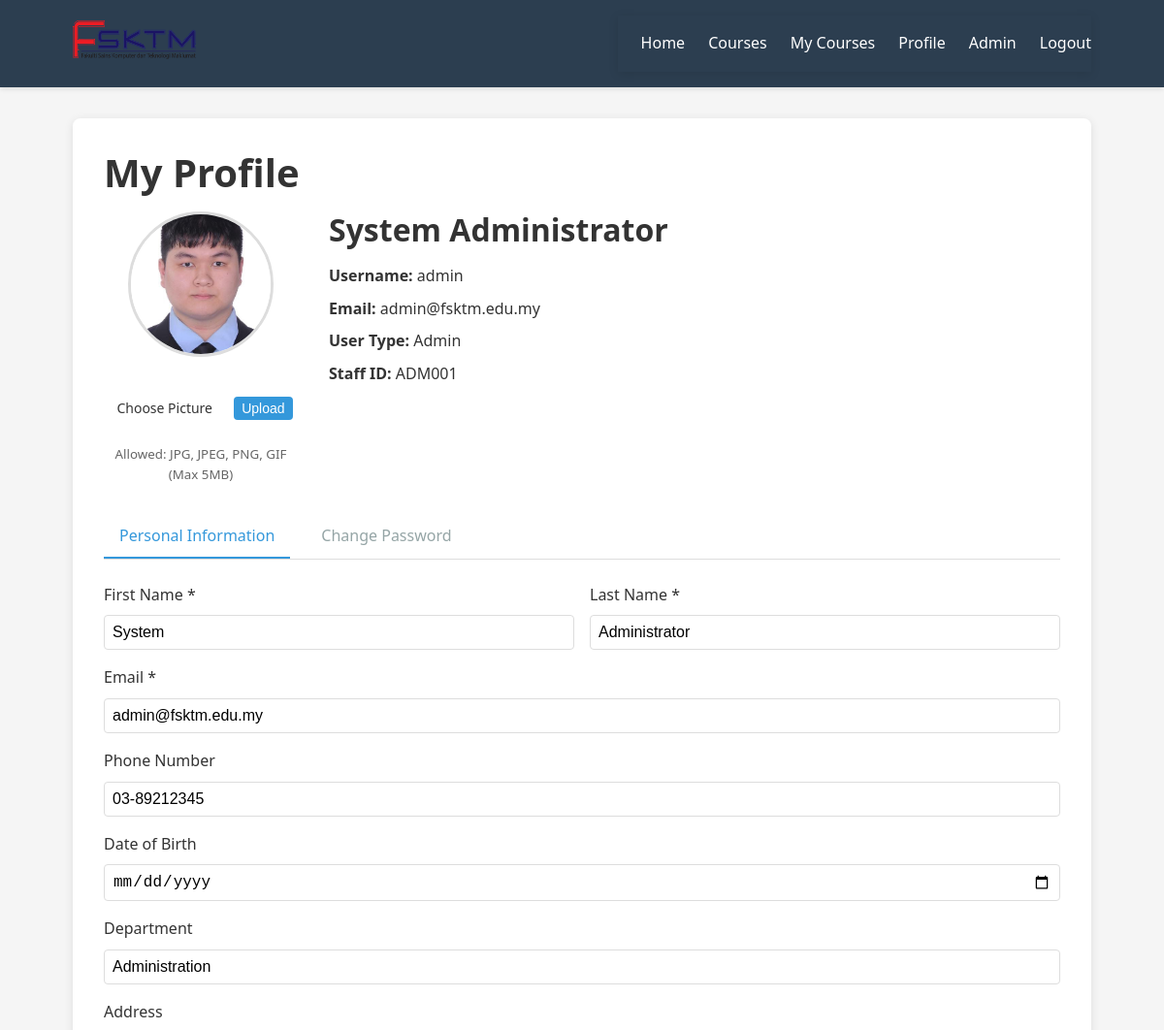
Page /pages/profile.php (signed in, upper part) on the earlier database version.
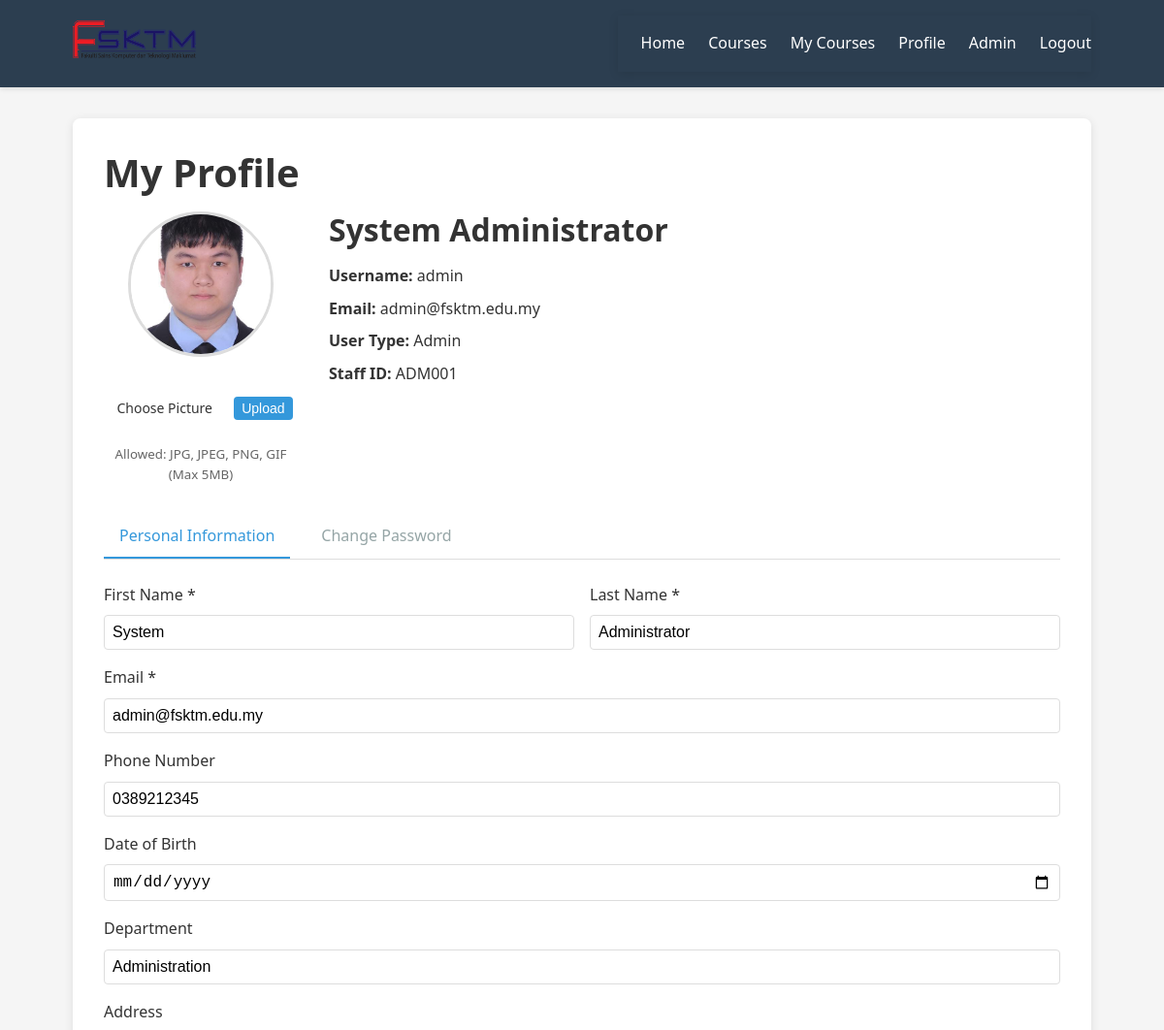
Same page on the later database version.
### tables this page shows
CREATE TABLE `users` (
  `user_id` int(11) NOT NULL,
  `username` varchar(50) NOT NULL,
  `email` varchar(100) NOT NULL,
  `password` varchar(255) NOT NULL,
  `first_name` varchar(50) NOT NULL,
  `last_name` varchar(50) NOT NULL,
  `user_type` enum('student','lecturer','admin') DEFAULT 'student',
  `profile_picture` varchar(255) DEFAULT 'default-avatar.png',
  `phone` varchar(20) DEFAULT NULL,
  `date_of_birth` date DEFAULT NULL,
  `student_id` varchar(20) DEFAULT NULL,
  `staff_id` varchar(20) DEFAULT NULL,
  `address` text DEFAULT NULL,
  `department` varchar(100) DEFAULT NULL,
  `created_at` timestamp NOT NULL DEFAULT current_timestamp(),
  `updated_at` timestamp NOT NULL DEFAULT current_timestamp() ON UPDATE current_timestamp(),
  `is_active` tinyint(1) DEFAULT 1,
  `last_login` timestamp NULL DEFAULT NULL
);

### pages/profile.php (the view, shortened to what the changed rows need)
<?php
$db = new Database();
$conn = $db->getConnection();
$user = [];
$stmt = $conn->prepare("SELECT * FROM users WHERE user_id = ?");
$stmt->bind_param("i", $_SESSION['user_id']);
$stmt->execute();
$result = $stmt->get_result();
if ($result->num_rows === 1) {
    $user = $result->fetch_assoc();
} else {
    $_SESSION['error'] = "User not found";
    redirect('/pages/auth/logout.php');
}
$first_name = $user['first_name'] ?? '';
$last_name = $user['last_name'] ?? '';
$email = $user['email'] ?? '';
$phone = $user['phone'] ?? '';
$date_of_birth = $user['date_of_birth'] ?? '';
$department = $user['department'] ?? '';
include '../includes/header.php';
?>
<div class="profile-container">
    <h1>My Profile</h1>
    <div class="profile-section">
        <div class="profile-picture">
            <?php
            $default_pic = 'default.png';
            $profile_pic_name = !empty($user['profile_picture']) ? $user['profile_picture'] : $default_pic;
            $profile_pic_path = '../assets/uploads/profile-pics/' . $profile_pic_name;
            if (!empty($user['profile_picture']) && file_exists($profile_pic_path)) {
                $display_pic = '../assets/uploads/profile-pics/' . $user['profile_picture'];
            } else {
                $display_pic = '../assets/images/default-profile.jpg';
            }
            ?>
            <img src="<?php echo htmlspecialchars($display_pic); ?>"
                 alt="Profile Picture"
                 class="profile-img"
                 id="profileImage"
                 style="width: 150px; height: 150px; border-radius: 50%; object-fit: cover; border: 3px solid #ddd;">
            <form action="<?php echo htmlspecialchars($_SERVER['PHP_SELF']); ?>"
                  method="post"
                  enctype="multipart/form-data"
                  class="picture-form"
                  style="margin-top: 15px;">
                <div class="file-input-wrapper">
                </div>
                <small style="display: block; margin-top: 5px; color: #666;">
                </small>
            </form>
        </div>
        <div class="profile-info">
            <h2><?php echo htmlspecialchars($user['first_name'] ?? '') . ' ' . htmlspecialchars($user['last_name'] ?? ''); ?></h2>
            <p><strong>Username:</strong> <?php echo htmlspecialchars($user['username'] ?? ''); ?></p>
            <p><strong>Email:</strong> <?php echo htmlspecialchars($user['email'] ?? ''); ?></p>
            <p><strong>User Type:</strong> <?php echo ucfirst($user['user_type'] ?? ''); ?></p>
            <?php if (!empty($user['staff_id'])): ?>
                <p><strong>Staff ID:</strong> <?php echo htmlspecialchars($user['staff_id']); ?></p>
            <?php endif; ?>
        </div>
    </div>
    <div class="profile-tabs">
        <div class="tab-content">
            <div id="personal" class="tab-pane active">
                <form action="<?php echo htmlspecialchars($_SERVER['PHP_SELF']); ?>" method="post">
                    <div class="form-row">
                        <div class="form-group">
                            <label for="first_name">First Name *</label>
                            <input type="text" id="first_name" name="first_name"
                                   value="<?php echo htmlspecialchars($first_name); ?>" required>
                        </div>
                        <div class="form-group">
                            <label for="last_name">Last Name *</label>
                            <input type="text" id="last_name" name="last_name"
                                   value="<?php echo htmlspecialchars($last_name); ?>" required>
                        </div>
                    </div>
                    <div class="form-group">
                        <label for="email">Email *</label>
                        <input type="email" id="email" name="email"
                               value="<?php echo htmlspecialchars($email); ?>" required>
                    </div>
                    <div class="form-group">
                        <label for="phone">Phone Number</label>
                        <input type="text" id="phone" name="phone"
                               value="<?php echo htmlspecialchars($phone); ?>">
                    </div>
                    <div class="form-group">
                        <label for="date_of_birth">Date of Birth</label>
                        <input type="date" id="date_of_birth" name="date_of_birth"
                               value="<?php echo htmlspecialchars($date_of_birth); ?>">
                    </div>
                    <div class="form-group">
                        <label for="department">Department</label>
                        <input type="text" id="department" name="department"
                               value="<?php echo htmlspecialchars($department); ?>">
                    </div>
                </form>
            </div>
        </div>
    </div>
</div>
<?php include '../includes/footer.php'; ?>

Differences in the rows shown:
changed users "System": phone "03-89212345" → "0389212345"
